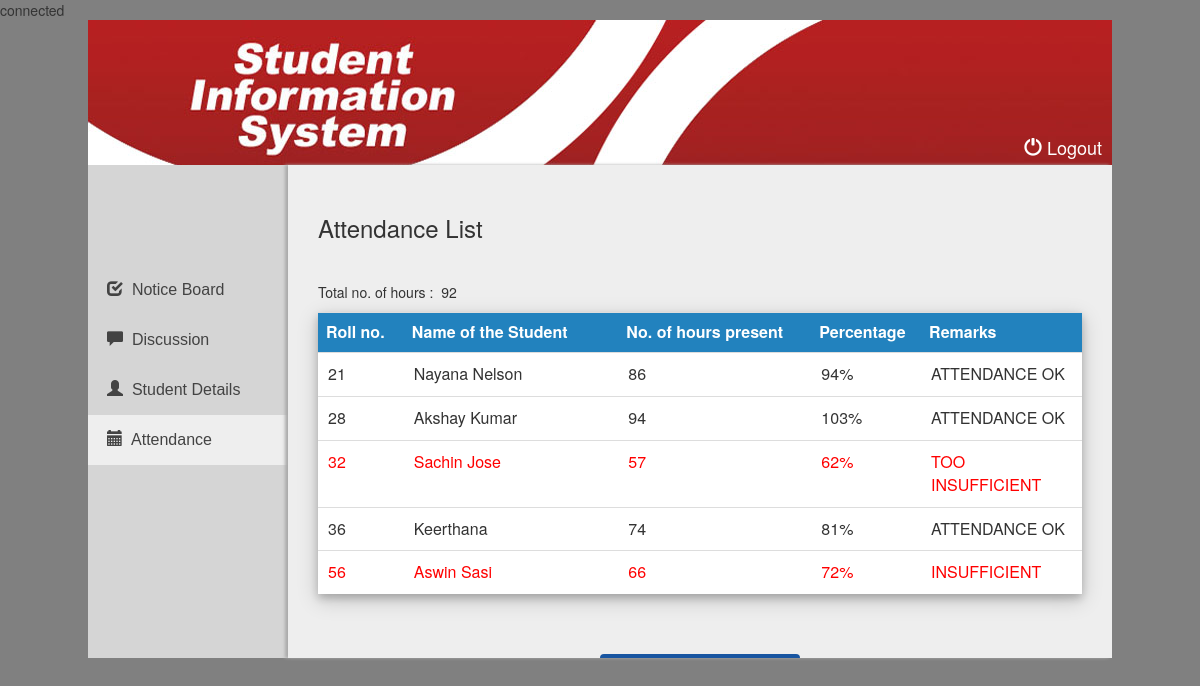
The app's page /lect_student_attend.php (signed in) with its own data.
### tables this page shows
CREATE TABLE IF NOT EXISTS `teachers` (
  `name` varchar(30) NOT NULL DEFAULT '',
  `password` varchar(500) NOT NULL,
  `class` varchar(30) DEFAULT NULL,
  `max_attend` int(15) DEFAULT NULL,
  `dep` varchar(20) NOT NULL,
  `type` varchar(20) NOT NULL
);

CREATE TABLE IF NOT EXISTS `students` (
  `name` varchar(30) DEFAULT NULL,
  `course` varchar(10) DEFAULT NULL,
  `branch` varchar(10) DEFAULT NULL,
  `email` varchar(50) DEFAULT NULL,
  `phone` varchar(50) DEFAULT NULL,
  `reg_no` int(15) NOT NULL,
  `sem` varchar(10) DEFAULT NULL,
  `address` varchar(100) DEFAULT NULL,
  `password` varchar(500) DEFAULT NULL,
  `roll_no` int(15) NOT NULL,
  `attend` int(15) NOT NULL
);

### lect_student_attend.php (the view, shortened to what this page needs)
<?php
require "database.php";
$table=mysqli_query($connect,"SELECT * FROM teachers WHERE type='admin'");
$row=mysqli_fetch_array($table);
$max=$row['max_attend'];
$students=mysqli_query($connect,"SELECT * FROM students ORDER BY roll_no");
?>
<html>
	<head>
	</head>
	<body>
		<div class="body_wrapper">
			<div class="header">
				<a href="logout.php"><span class="glyphicon glyphicon-off"></span> Logout</a>
			</div>
			<div class="content">
				<div class="side_menu">
					<li><a href="lect_login.php"><div class="glyphicon glyphicon-check"></div>&nbsp Notice Board</a></li>
					<li><a href="lect_talk.php"><div class="glyphicon glyphicon-comment"></div>&nbsp Discussion</a></li>
					<li><a href="lect_student_list.php"><div class="glyphicon glyphicon-user"></div>&nbsp Student Details</a></li>
					<li><a href="lect_student_attend.php" class="active"><div class="glyphicon glyphicon-calendar"></div>&nbsp Attendance</a></li>
				</div>
				<div class="notif">
					<h3>Attendance List</h3><hr>
					<p>Total no. of hours : &nbsp<?php echo $max ?> </p>
					<table class="table">
						<tr style="background:white">
							<th width="80px">Roll no.</th>
							<th width="200px">Name of the Student</th>
							<th width="180px">No. of hours present</th>
							<th width="100px">Percentage</th>
							<th width="150px">Remarks</th>
						</tr>
						<?php
							while($row=mysqli_fetch_array($students)){
								$per=ceil(($row['attend']/$max)*100);
								$fill=NULL;
								if($per>=75) $remark="ATTENDANCE OK";
								else if($per>70) $remark="INSUFFICIENT";
								else $remark="TOO INSUFFICIENT";
								if($per<75) $fill="style='color:red'";
								echo "
									<tr ".$fill.">
										<td>".$row['roll_no']."</td>
										<td>".$row['name']."</td>
										<td>".$row['attend']."</td>
										<td>".$per."%</td>
										<td>".$remark."</td>
									</tr>";
							}
						?>
					</table>
					<br>
					<br>
					<center>
						<a href="generate_report.php" target="_blank" class="btn" style="display:block;background:#1855a1;color:white;width:200px">Download PDF</a>
					</center>
				</div>
			</div>
		</div>
	</body>
</html>

### css/style.css (style rules this page uses)
body { background:grey; }
.body_wrapper { width:1024px; height:637px; background:white; margin:0px auto; }
.header { width:1024px; height:145px; background:url("../images/header.jpg"); }
.content { background:white; width:1024px; height:493px; }
.side_menu { float:left; width:200px; height:493px; font-family:Arial; font-size:16px; background:#d5d5d5; color:#434343; float:left; padding-top:100px; }
.side_menu li { list-style:none; line-height:30px; }
.side_menu li a { display:block; width:200px; padding:10px 10px; padding-left:19px; text-decoration:none; color:#434343; }
.notif { box-shadow: -3px 0px 3px 0px #aaa; padding:30px 30px; float:left; width:824px; height:493px; background:#eeeeee; overflow:scroll; }
.notif table { box-shadow: 0 4px 8px 0 rgba(0, 0, 0, 0.2), 0 6px 20px 0 rgba(0, 0, 0, 0.19); }
.notif table tr td { padding:10px 10px; }
.header a { text-decoration:none; font-size:18px; color:white; float:right; margin-top:115px; margin-right:10px; }
.notif td { padding:5px 5px; }
.notif th { padding:5px 5px; }
.active { background:#eeeeee; }
.notif table tr th { background:#2282be; color:white; }
.notif table { background:white; }

### records on screen
teachers: max_attend "92"
students: roll_no "21", name "Nayana Nelson", attend "86", attend.max_attend "94", attend.max_attend "ATTENDANCE OK"
students: roll_no "28", name "Akshay Kumar", attend "94", attend.max_attend "103", attend.max_attend "ATTENDANCE OK"
students: roll_no "32", name "Sachin Jose", attend "57", attend.max_attend "62", attend.max_attend "TOO INSUFFICIENT"
students: roll_no "36", name "Keerthana", attend "74", attend.max_attend "81", attend.max_attend "ATTENDANCE OK"
students: roll_no "56", name "Aswin Sasi", attend "66", attend.max_attend "72", attend.max_attend "INSUFFICIENT"
